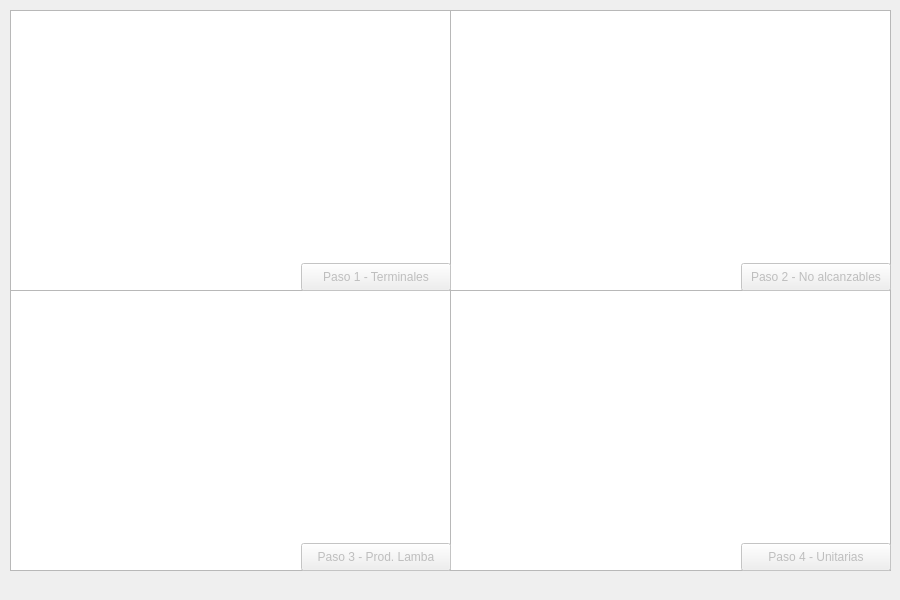
<?xml version="1.0" encoding="UTF-8"?>
<ui version="4.0">
 <class>Dialog</class>
 <widget class="QDialog" name="Dialog">
  <property name="geometry">
   <rect>
    <x>0</x>
    <y>0</y>
    <width>900</width>
    <height>600</height>
   </rect>
  </property>
  <property name="windowTitle">
   <string>Pasos seguidos para generar gramática en FNC</string>
  </property>
  <widget class="QTextEdit" name="tfPaso1">
   <property name="geometry">
    <rect>
     <x>10</x>
     <y>10</y>
     <width>441</width>
     <height>281</height>
    </rect>
   </property>
  </widget>
  <widget class="QTextEdit" name="tfPaso2">
   <property name="geometry">
    <rect>
     <x>450</x>
     <y>10</y>
     <width>441</width>
     <height>281</height>
    </rect>
   </property>
  </widget>
  <widget class="QTextEdit" name="tfPaso3">
   <property name="geometry">
    <rect>
     <x>10</x>
     <y>290</y>
     <width>441</width>
     <height>281</height>
    </rect>
   </property>
  </widget>
  <widget class="QTextEdit" name="tfPaso4">
   <property name="geometry">
    <rect>
     <x>450</x>
     <y>290</y>
     <width>441</width>
     <height>281</height>
    </rect>
   </property>
  </widget>
  <widget class="QPushButton" name="pushButton">
   <property name="enabled">
    <bool>false</bool>
   </property>
   <property name="geometry">
    <rect>
     <x>301</x>
     <y>263</y>
     <width>150</width>
     <height>28</height>
    </rect>
   </property>
   <property name="styleSheet">
    <string notr="true"/>
   </property>
   <property name="text">
    <string>Paso 1 - Terminales</string>
   </property>
   <property name="shortcut">
    <string/>
   </property>
  </widget>
  <widget class="QPushButton" name="pushButton_2">
   <property name="enabled">
    <bool>false</bool>
   </property>
   <property name="geometry">
    <rect>
     <x>741</x>
     <y>263</y>
     <width>150</width>
     <height>28</height>
    </rect>
   </property>
   <property name="text">
    <string>Paso 2 - No alcanzables</string>
   </property>
  </widget>
  <widget class="QPushButton" name="pushButton_3">
   <property name="enabled">
    <bool>false</bool>
   </property>
   <property name="geometry">
    <rect>
     <x>301</x>
     <y>543</y>
     <width>150</width>
     <height>28</height>
    </rect>
   </property>
   <property name="text">
    <string>Paso 3 - Prod. Lamba</string>
   </property>
  </widget>
  <widget class="QPushButton" name="pushButton_4">
   <property name="enabled">
    <bool>false</bool>
   </property>
   <property name="geometry">
    <rect>
     <x>741</x>
     <y>543</y>
     <width>150</width>
     <height>28</height>
    </rect>
   </property>
   <property name="text">
    <string>Paso 4 - Unitarias</string>
   </property>
  </widget>
 </widget>
 <resources/>
 <connections/>
</ui>
